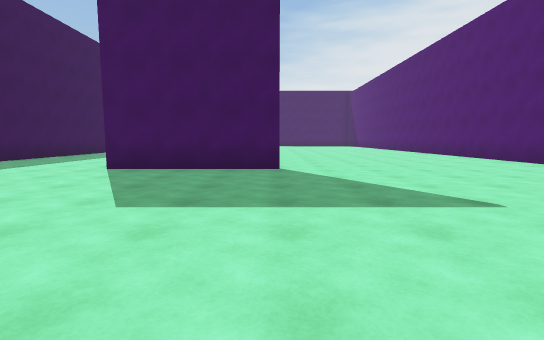
[1] (above)

24 first-person views from a walk through a 3-D level made in the Unity game engine. The camera is 1.3 m above the floor, tilts 6° down and sees 85° across. The floor is counted in squares, 2 m on a side. Each view is taken from the middle of a square. On the plan, view 1 faces up. The plan holds only what a view shows up to about 9 squares ahead; the rest is blank. The place goes on beyond the plan. The player character is not drawn.

[2]
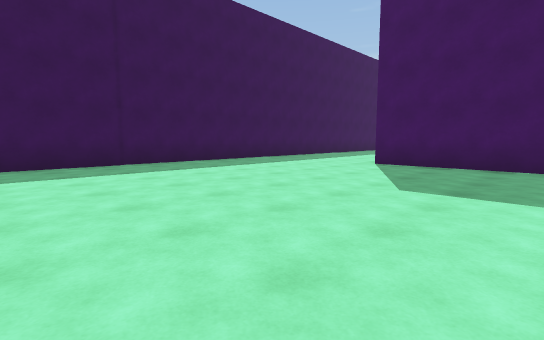

[3]
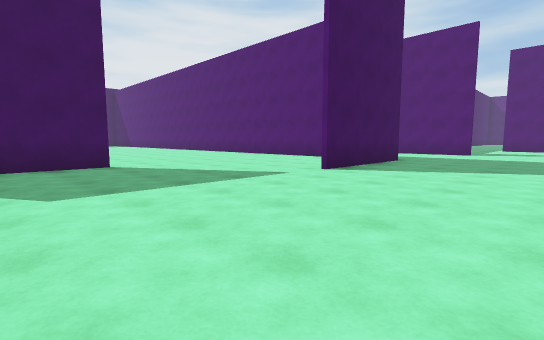

[4]
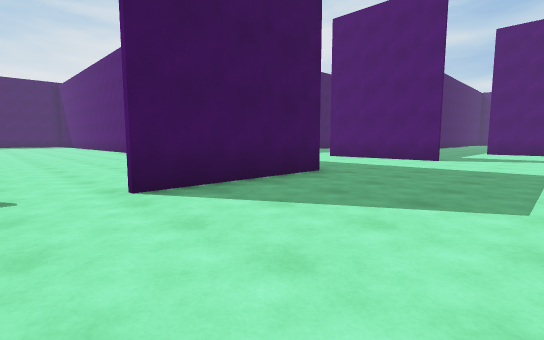

[5]
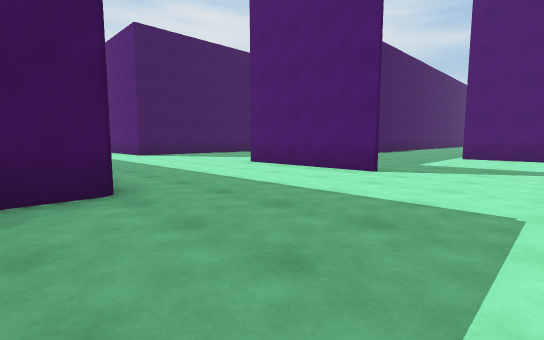

[6]
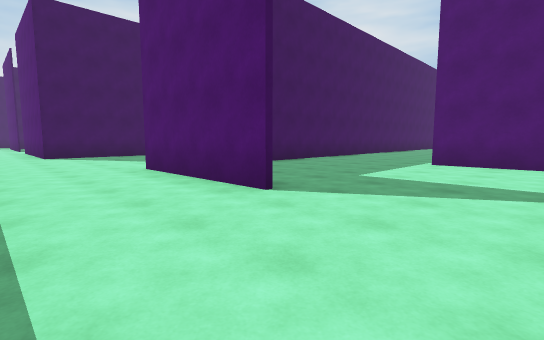

[7]
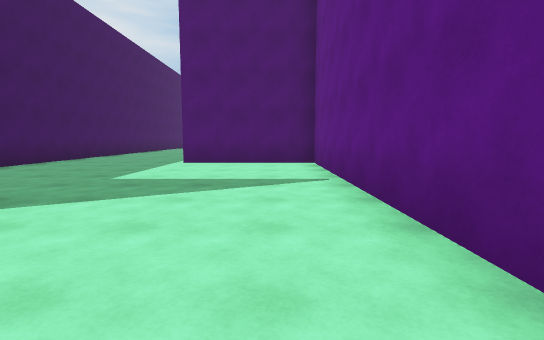

[8]
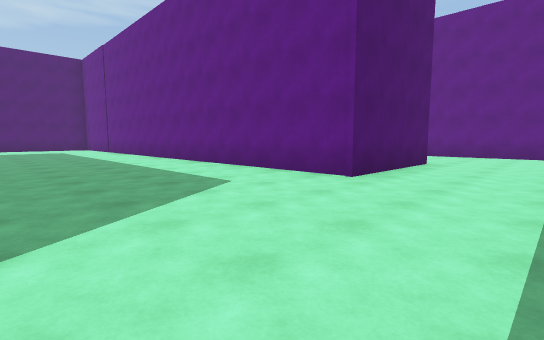

[9]
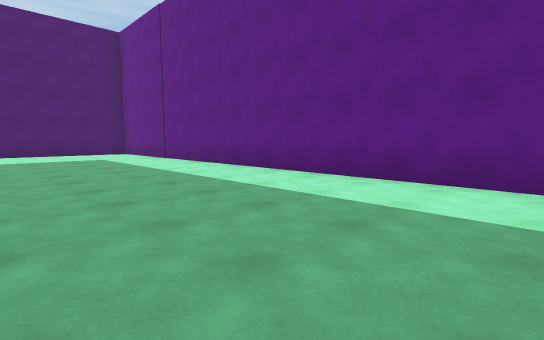

[10]
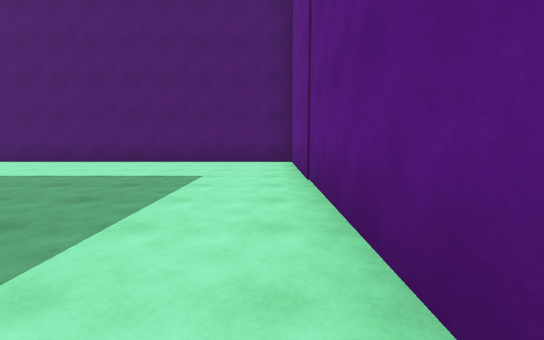

[11]
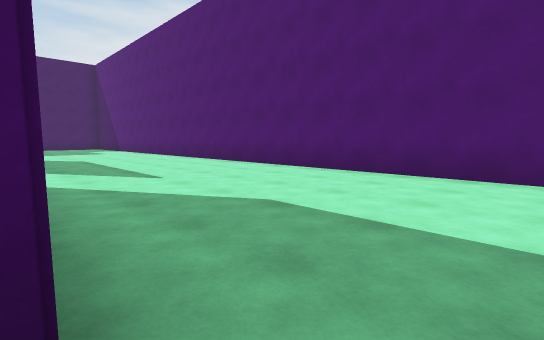

[12]
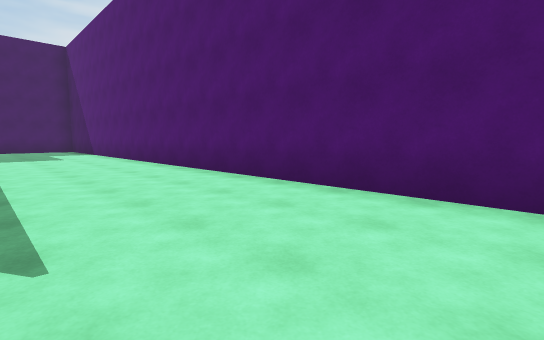

[13]
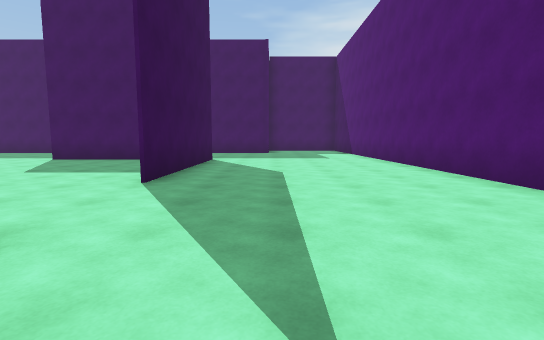

[14]
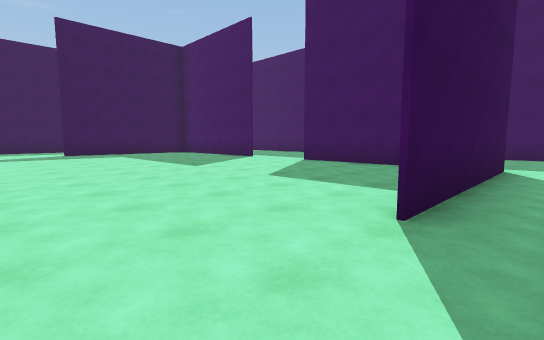

[15]
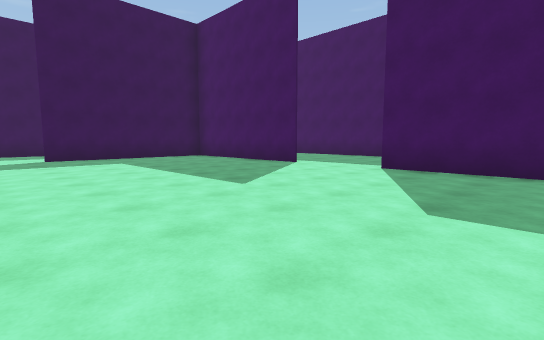

[16]
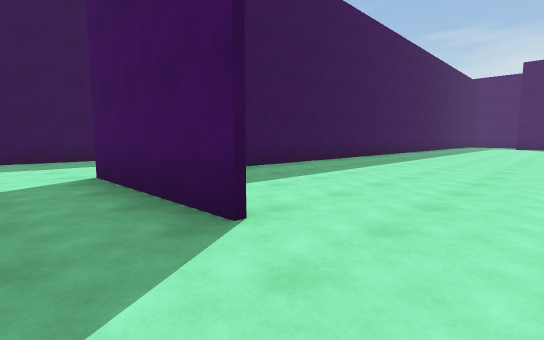

[17]
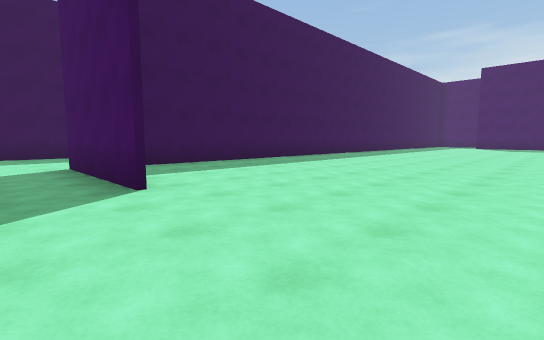

[18]
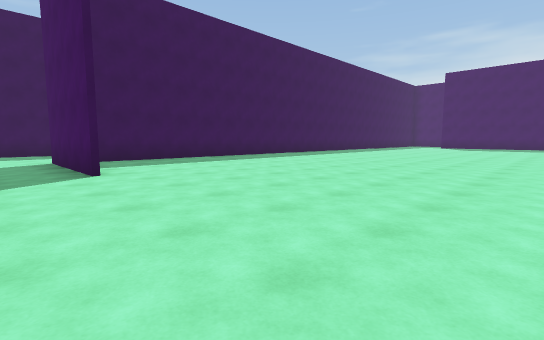

[19]
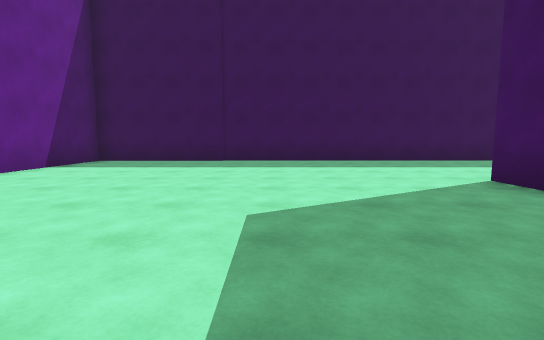

[20]
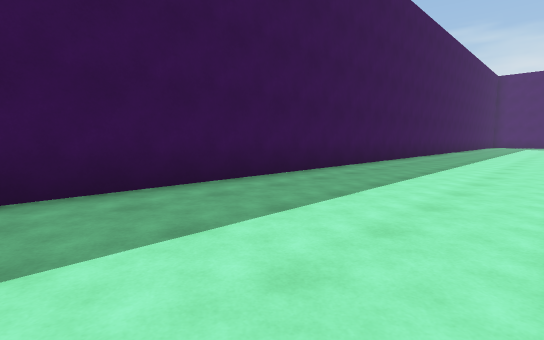

[21]
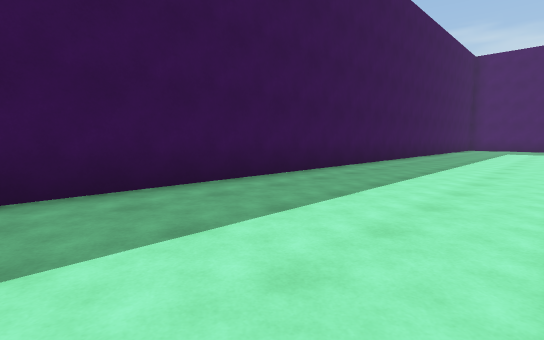

[22]
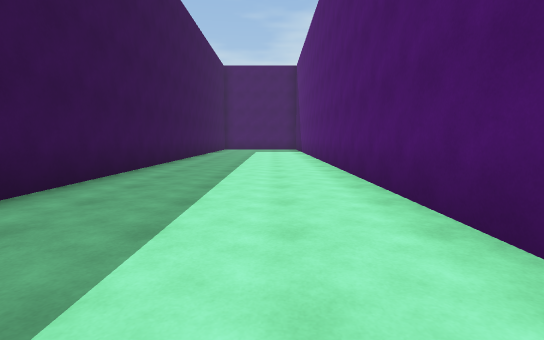

[23]
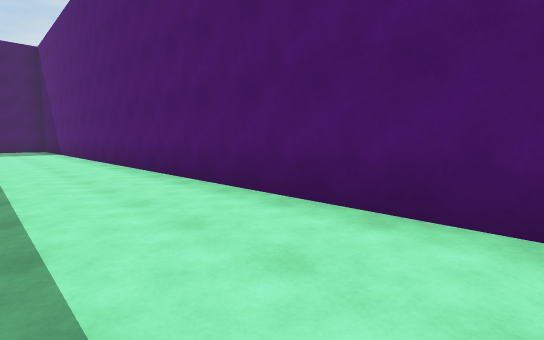

[24]
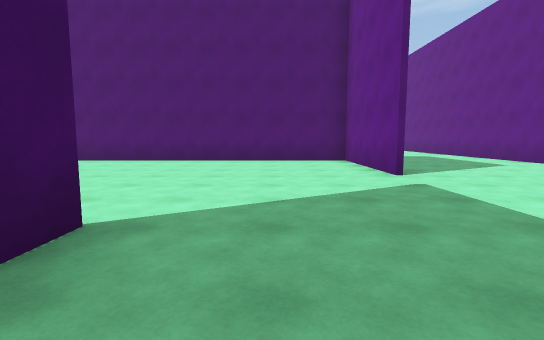

### Floor plan
Points are (right, up) in squares from view 1. A wall is a line through its corners. A room is listed if a view was taken in it or the views show most of it. See-through windows are left out.
Room 1 (views 1, 2, 3, 4, 5, 6, 7, 8, 9, 10, 11, 12, 13, 14, 16, 17, 18, 19, 20, 21, 22, 23, 24)
walls: (7.1, 2.6) (3.3, 2.6); (0.2, 6.4) (-3.6, 6.4); (3.3, 2.8) (7, 2.8) (7, 10.9); (11.6, 1.6) (11.6, 5.4) (28.4, 5.4) (28.4, 23.1); (16.5, 5.3) (15.3, 5.3); (-3.4, 12.5) (-3.4, 7.4); (-3.5, 13) (-3.5, 23.4); (9.5, -2.2) (17.1, -2.2) (17.1, 1.5); (5.8, -2.2) (7.1, -2.2); (-7.9, 22) (-7.9, -2.2) (-4.5, -2.2); (23.1, 23.4) (23.1, 18.4)
ways out: opening at (23, 17) to room 2; opening at (17, 3)
Room 2 (view 15)
walls: (15.6, 23.3) (14.5, 23.3); (10.6, 19.5) (10.6, 18.4); (21.1, 23.3) (18, 23.3)
ways out: opening at (23, 17) to room 1

Where each view was taken, in squares from view 1:
view 1: 0 up, 0 right, facing up
view 2: 1 down, 0 right, facing up-left
view 3: 1 down, 2 left, facing up-right
view 4: 1 down, 2 right, facing up-right
view 5: 1 down, 6 right, facing up-right
view 6: 1 down, 9 right, facing up-right
view 7: 1 down, 9 right, facing right
view 8: 10 up, 9 right, facing down-right
view 9: 10 up, 15 right, facing down-right
view 10: 6 up, 20 right, facing right
view 11: 10 up, 23 right, facing up-right
view 12: 13 up, 25 right, facing up-right
view 13: 14 up, 25 right, facing up
view 14: 16 up, 24 right, facing up-left
view 15: 17 up, 21 right, facing up-left
view 16: 5 up, 2 right, facing up-left
view 17: 5 up, 4 right, facing up-left
view 18: 5 up, 6 right, facing up-left
view 19: 3 up, 1 right, facing left
view 20: 5 up, 4 left, facing up-left
view 21: 12 up, 4 left, facing up-left
view 22: 13 up, 5 left, facing up
view 23: 13 up, 6 left, facing up-right
view 24: 5 up, 2 left, facing right
